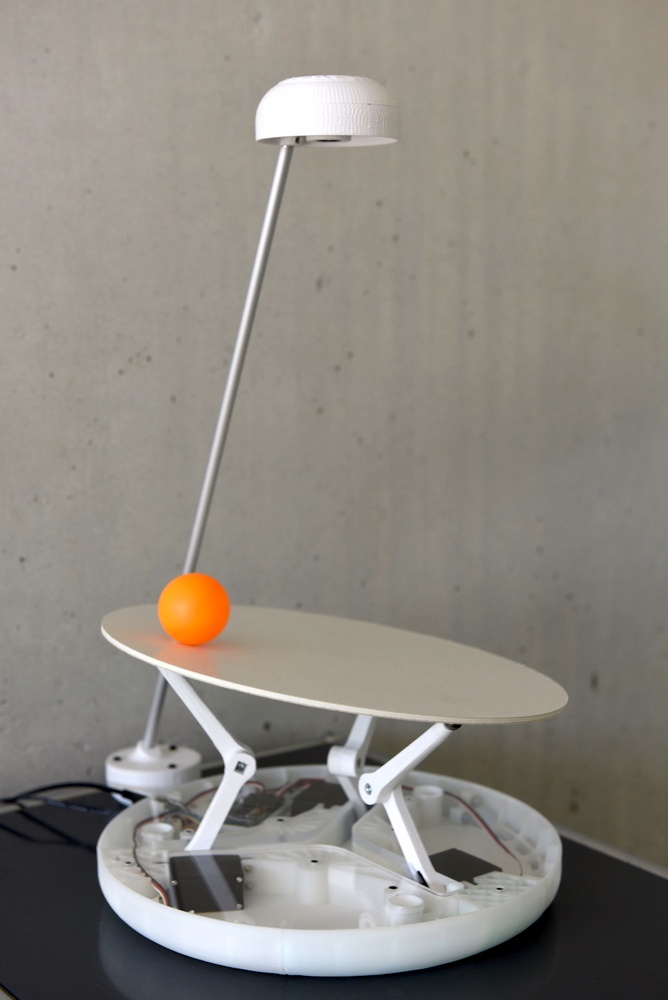
#> input picture Dev/Samples/Ball-Balancing-PID-System-master/images/DSC_4337.JPG, 668 x 1000 px, shrunk from 1000 x 1498 before the run, given in place of the camera
$ python Visual-Identification.py
#> lines starting #> are read from the running program, lines starting #| are printed output that depends on the picture; after the words box and inside, x2 and y2 are one past the last pixel; in counts of white or black regions, pixels touching at a corner belong together
import cv2
import numpy as np

# 打开摄像头
cap = cv2.VideoCapture(1)

# 检查摄像头是否成功打开
if not cap.isOpened():
    print("无法打开摄像头，请检查代码中的摄像头索引。")
    exit()

while True:
    # 读取摄像头图像
    ret, frame = cap.read()
#> frame is the input picture: shape (1000, 668, 3); mean B, G, R 127.3, 134.9, 139.4

    # 检查帧是否成功捕获
    if not ret:
        print("无法从摄像头读取图像，请检查代码中的摄像头索引。")
        break

    # 将图像转换为HSV颜色空间
    hsv = cv2.cvtColor(frame, cv2.COLOR_BGR2HSV)
#> hsv: shape (1000, 668, 3); mean H, S, V 35.2, 27.9, 140.8

    # 定义白色的颜色范围
    lower_white = np.array([0, 0, 200])
    upper_white = np.array([180, 30, 255])

    # 创建掩码
    mask = cv2.inRange(hsv, lower_white, upper_white)
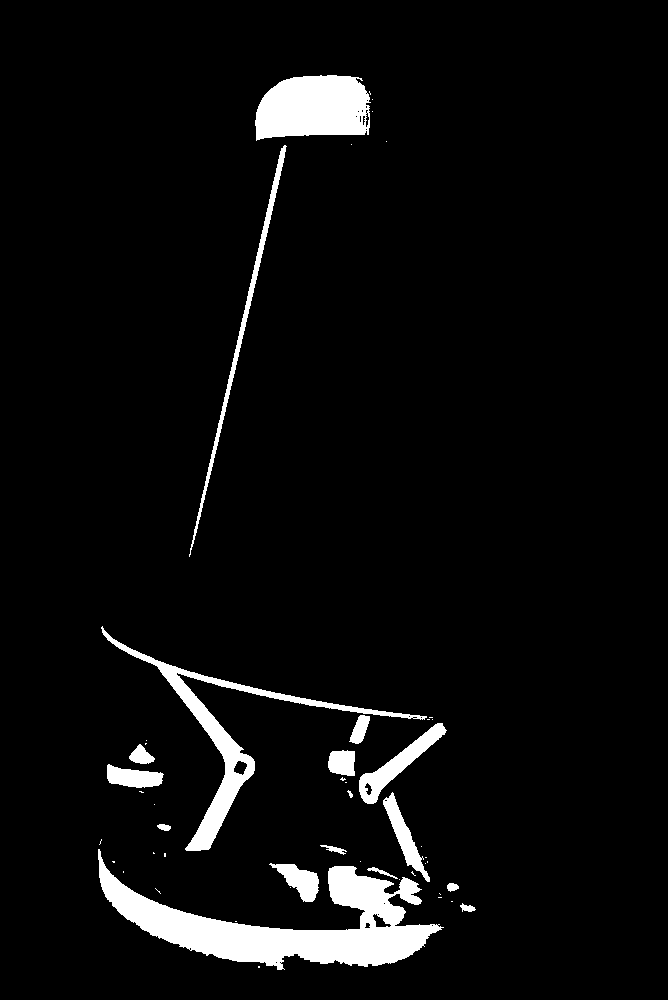
#> mask: shape (1000, 668); 5.2% white; 50 white regions (33 under 20 px)

    # 查找轮廓
    contours, _ = cv2.findContours(mask, cv2.RETR_TREE, cv2.CHAIN_APPROX_SIMPLE)
#> contours = 75 contours, 53 with area under 20; largest, box (x1, y1, x2, y2) and area: (98, 849, 444, 970) 14026, (255, 75, 371, 141) 6042, (101, 626, 427, 851) 5221, (359, 723, 447, 804) 1718, (189, 145, 287, 557) 1445

    # 如果找到轮廓，则处理最大轮廓
    if contours:
        max_contour = max(contours, key=cv2.contourArea)
#> max_contour = contour of 555 points, box (x1, y1, x2, y2) (98, 849, 444, 970), area 14026

        # 计算轮廓的边界矩形
        x, y, w, h = cv2.boundingRect(max_contour)
#> x = 98; y = 849; w = 346; h = 121

        # 绘制矩形框选识别到的物体
        cv2.rectangle(frame, (x, y), (x + w, y + h), (0, 255, 0), 2)
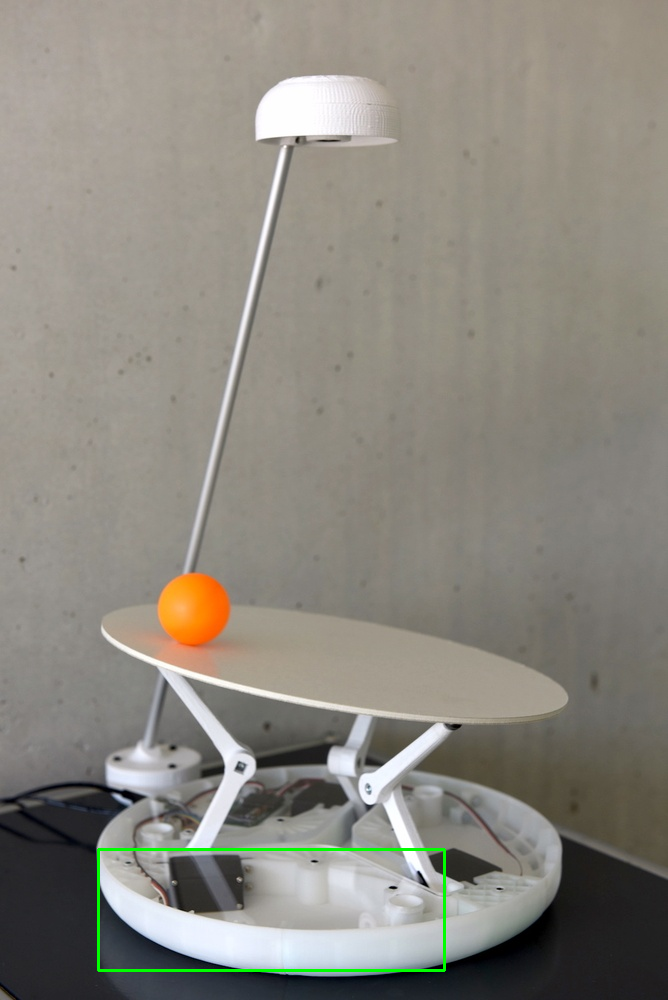
#> frame: shape (1000, 668, 3); 0.42% of pixels changed, all inside (x1, y1, x2, y2) = (97, 848, 446, 972)

        # 计算轮廓的中心坐标
        M = cv2.moments(max_contour)
#> M = moments, m00 14025.5, centre m10/m00, m01/m00 = (287, 925.4)
        if M["m00"] != 0:
            center_x = int(M["m10"] / M["m00"])
#> center_x = 287
            center_y = int(M["m01"] / M["m00"])
#> center_y = 925

            # 在图像上绘制小球的中心
            cv2.circle(frame, (center_x, center_y), 5, (0, 255, 0), -1)
#> frame: shape (1000, 668, 3); 0.01% of pixels changed, all inside (x1, y1, x2, y2) = (282, 920, 293, 931)

            # 在控制台输出小球的坐标
            print(f"球的坐标：({center_x}, {center_y})")
#| 球的坐标：(287, 925)
    # 显示图像
    cv2.imshow("Frame", frame)

    # 检测键盘按键，如果按下'q'键，则退出循环
    if cv2.waitKey(1) & 0xFF == ord('q'):
#> (key q is pressed here)
        break

# 关闭摄像头和窗口
cap.release()
cv2.destroyAllWindows()

$ run again, on Dev/Samples/Ball-Balancing-PID-System-master/images/DSC_5144.JPG
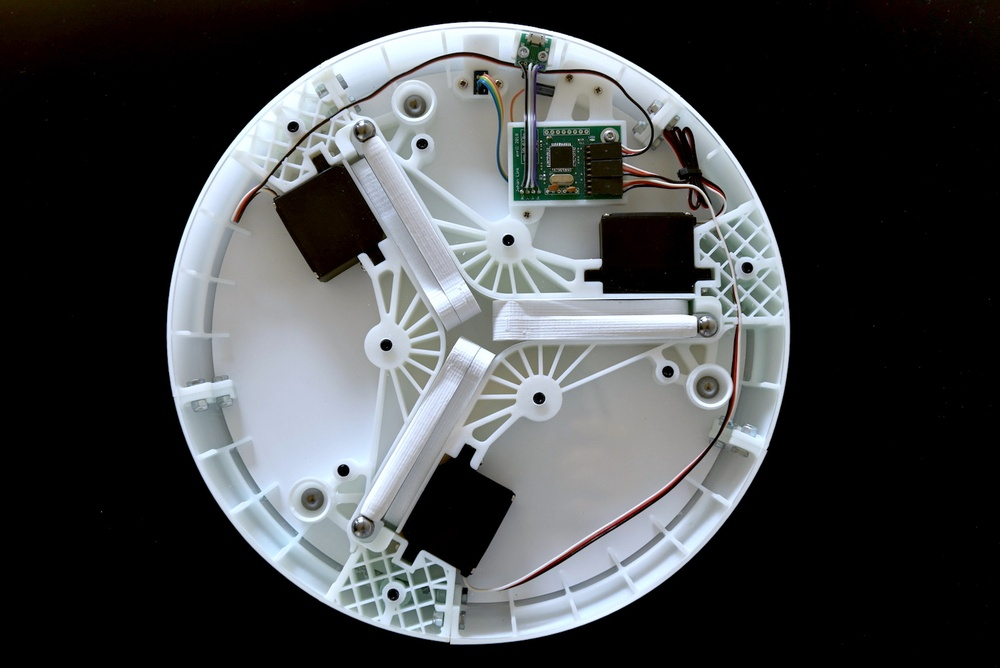
#> input picture Dev/Samples/Ball-Balancing-PID-System-master/images/DSC_5144.JPG, 1000 x 668 px, shrunk from 1498 x 1000 before the run, given in place of the camera
#> frame is the input picture: shape (668, 1000, 3); mean B, G, R 72.1, 70.4, 68
#> hsv: shape (668, 1000, 3); mean H, S, V 40, 31.4, 74.1
#> `mask = cv2.inRange(hsv, lower_white, upper_white)`:
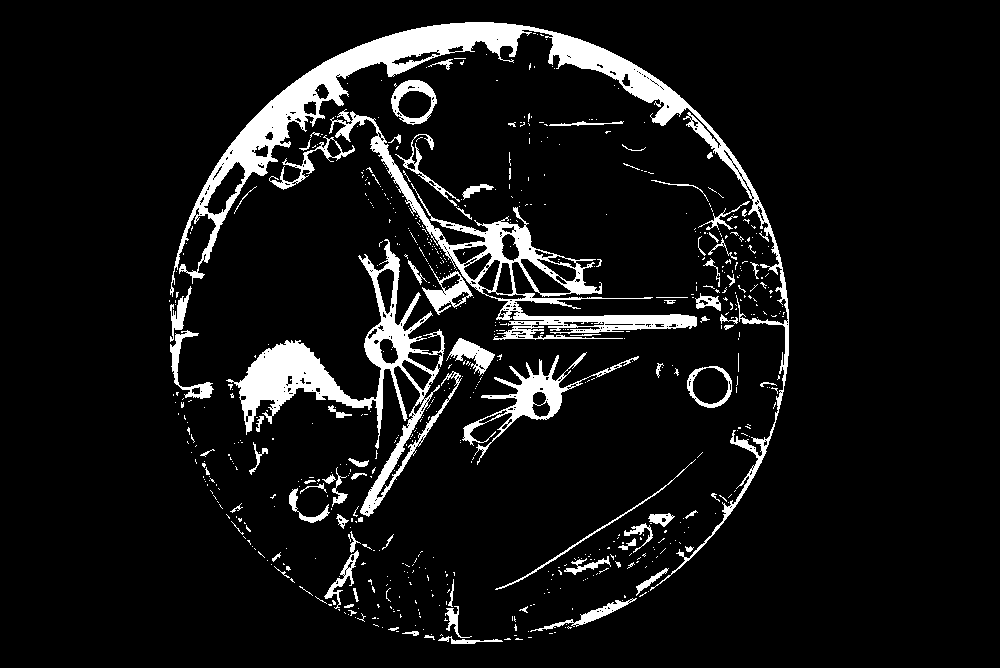
#> mask: shape (668, 1000); 8.2% white; 671 white regions (583 under 20 px)
#> contours = 1162 contours, 1043 with area under 20; largest, box (x1, y1, x2, y2) and area: (170, 22, 789, 591) 19178, (226, 239, 462, 517) 11324, (329, 109, 697, 340) 11144, (462, 352, 639, 465) 2756, (391, 80, 437, 125) 1490
#> max_contour = contour of 2028 points, box (x1, y1, x2, y2) (170, 22, 789, 591), area 19178
#> x = 170; y = 22; w = 619; h = 569
#> `cv2.rectangle(frame, (x, y), (x + w, y + h), (0, 255, 0), 2)`:
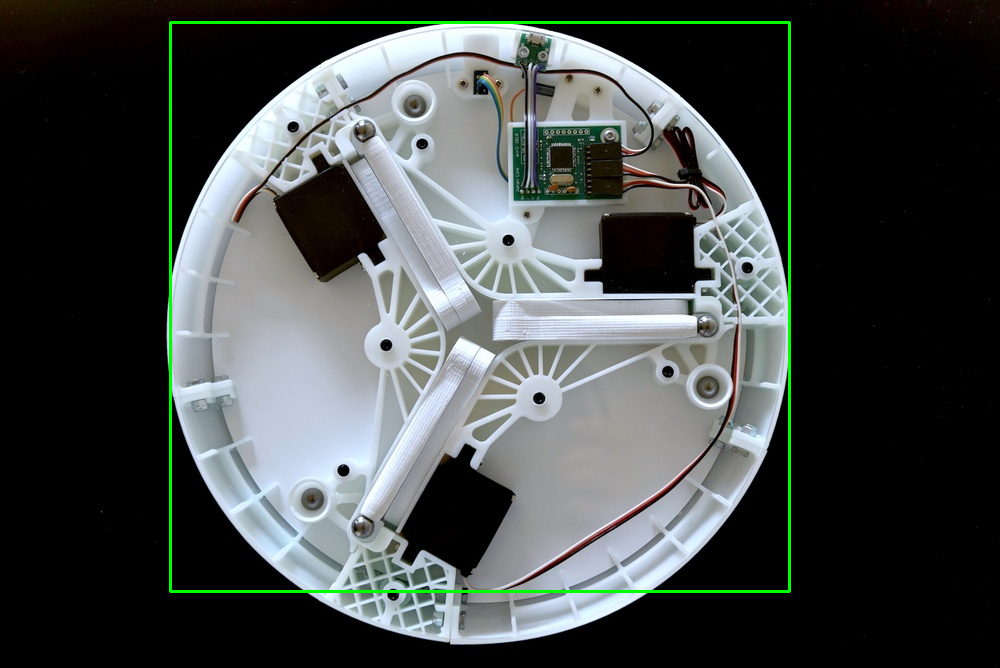
#> frame: shape (668, 1000, 3); 1.07% of pixels changed, all inside (x1, y1, x2, y2) = (169, 21, 791, 593)
#> M = moments, m00 19178.5, centre m10/m00, m01/m00 = (443.4, 125.1)
#> center_x = 443
#> center_y = 125
#| 球的坐标：(443, 125)
